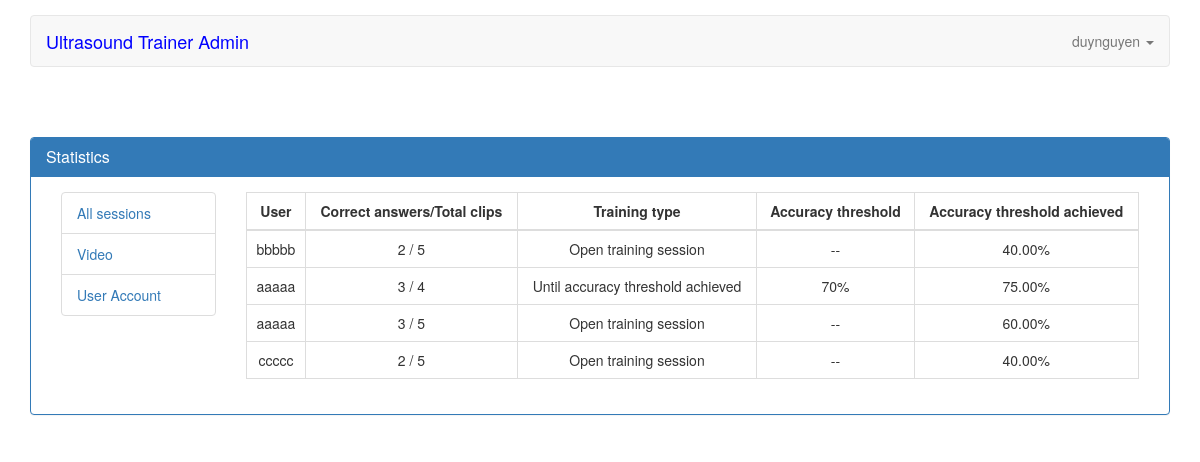
The app's page /statistics (signed in), older data.
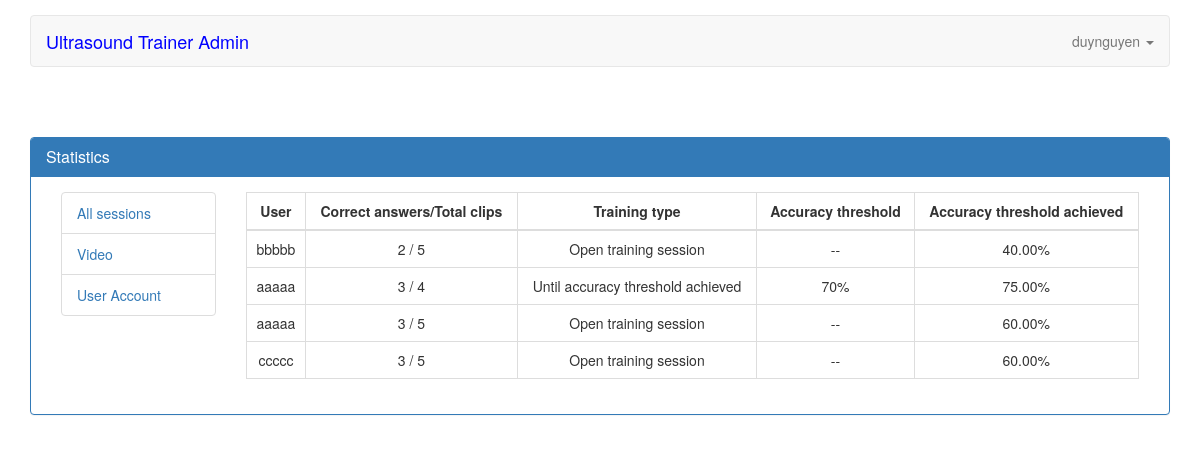
The same page, newer data.
### servey/models.py (models this page shows, shortened)
class Result(models.Model):
    user = models.ForeignKey(User, related_name='user_result', on_delete=models.CASCADE)
    date = models.DateTimeField(default=datetime.datetime.utcnow, blank=True)
    close = models.BooleanField(default=False, verbose_name="Test is close?", blank=True)
    training_type = models.CharField(choices=TRAINING_TYPE, blank=True, null=True, max_length=255)
    accuracy = models.CharField(max_length=255, choices=ACCURACY_THRESHOLD, blank=True, null=True)
    created_at = models.DateTimeField(auto_now_add=True)
    updated_at = models.DateTimeField(auto_now=True)
    @property
    def get_user(self):
        return User.objects.get(pk=self.user_id)
    @property
    def total_answer(self):
        return self.result_detail.count()
    @property
    def correct_answer(self):
        is_true = 0
        total_video = Video.objects.values('id', 'answer')
        detail = ResultDetail.objects.filter(result=self).values('video_id', 'answer')
        for video in total_video:
            for b in detail:
                if video.get('id') == b.get('video_id'):
                    diff = video.get('answer') == b.get('answer')
                    if diff:
                        is_true += 1
        return is_true
    @property
    def accuracy_count(self):
        context = {}
        check = ResultDetail.objects.filter(result=self.id)
        if check is not None:
            count_question = ResultDetail.objects.filter(result=self.id).count()
            total_answer = ResultDetail.objects.filter(result=self.id)
            context['true'] = 0
            context['false'] = 0
            for query_answer in total_answer:
                video = query_answer.video.answer
                answer_result = query_answer.answer
                if video == answer_result:
                    context['true'] += 1
                else:
                    context['false'] += 1
            accuracy = format(Decimal(context['true'] * 100 / count_question), '.2f')
            return accuracy

class ResultDetail(models.Model):
    result = models.ForeignKey(Result, on_delete=models.CASCADE, null=True, related_name='result_detail',)
    video = models.ForeignKey(Video, blank=True, on_delete=models.CASCADE, related_name='video_result')
    answer = models.IntegerField(blank=True)
    created_at = models.DateTimeField(auto_now_add=True)
    updated_at = models.DateTimeField(auto_now=True)

class Video(models.Model):
    ANSWER_CHOICE = (
        (1, 'Normal'),
        (2, 'Moderately reduced',),
        (3, 'Severely reduced',)
    )
    path = models.FileField(blank=True, verbose_name="Upload video (mp4, mkv)", max_length=255, upload_to='videos/', validators=[validate_file_extension])
    title = models.TextField(blank=True, verbose_name="Title question")
    answer = models.IntegerField(choices=ANSWER_CHOICE, default=1)
    created_at = models.DateTimeField(auto_now_add=True)
    updated_at = models.DateTimeField(auto_now=True)

### servey/views.py (the view)
@login_required(login_url=settings.LOGIN_URL)
def result_session(request):
    if request.user.is_authenticated:
        total_result = Result.objects.all()
        context = {
            "total_result": total_result,
        }
        return render(request, 'statistical/result_session.html', context)
    else:
        return JsonResponse({"status": False, "messages": "Authentication required"},safe=False)

### templates/statistical/result_session.html
{% extends 'statistical/index.html' %}
{% block main %}
    <div class="col-md-10">
        <div class="table-responsive">
            <table class="table table-bordered table-hover">
                <thead>
                    <tr>
                        <th class="text-center">User</th>
                        <th class="text-center">Correct answers/Total clips</th>
                        <th class="text-center">Training type</th>
                        <th class="text-center">Accuracy threshold</th>
                        <th class="text-center">Accuracy threshold achieved</th>
                    </tr>
                    </thead>
                <tbody>
                    {% for item in total_result %}
                    <tr class="text-center">
                        <td>{{ item.get_user.username }}</td>
                        <td>{{ item.correct_answer }} / {{ item.total_answer }}</td>
                        <td>{{ item.training_type }}</td>
                        <td>{% if item.accuracy %}{{ item.accuracy }} {% else %} {{ "--" }}{% endif %}</td>
                        <td>{{ item.accuracy_count }}%</td>
                    </tr>
                    {% endfor %}
                </tbody>
            </table>
        </div>
    </div>
{% endblock %}

Row changes from the older to the newer data that the page shows:
changed through a linked row, Result "ccccc": correct_answer "2" → "3"; accuracy_count "40.00" → "60.00"
